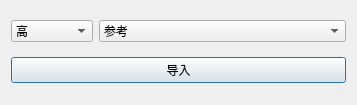
<?xml version="1.0" encoding="UTF-8"?>
<ui version="4.0">
 <class>MayaRigAssetDialog</class>
 <widget class="QDialog" name="MayaRigAssetDialog">
  <property name="geometry">
   <rect>
    <x>0</x>
    <y>0</y>
    <width>357</width>
    <height>105</height>
   </rect>
  </property>
  <property name="windowTitle">
   <string>MayaRig导入</string>
  </property>
  <layout class="QVBoxLayout" name="verticalLayout">
   <item>
    <layout class="QHBoxLayout" name="horizontalLayout" stretch="1,3">
     <item>
      <widget class="QComboBox" name="ImpLevel">
       <item>
        <property name="text">
         <string>高</string>
        </property>
       </item>
       <item>
        <property name="text">
         <string>低</string>
        </property>
       </item>
       <item>
        <property name="text">
         <string>角色</string>
        </property>
       </item>
      </widget>
     </item>
     <item>
      <widget class="QComboBox" name="ImpType">
       <item>
        <property name="text">
         <string>参考</string>
        </property>
       </item>
       <item>
        <property name="text">
         <string>导入</string>
        </property>
       </item>
      </widget>
     </item>
    </layout>
   </item>
   <item>
    <widget class="QPushButton" name="Submit">
     <property name="text">
      <string>导入</string>
     </property>
    </widget>
   </item>
  </layout>
 </widget>
 <resources/>
 <connections/>
</ui>
